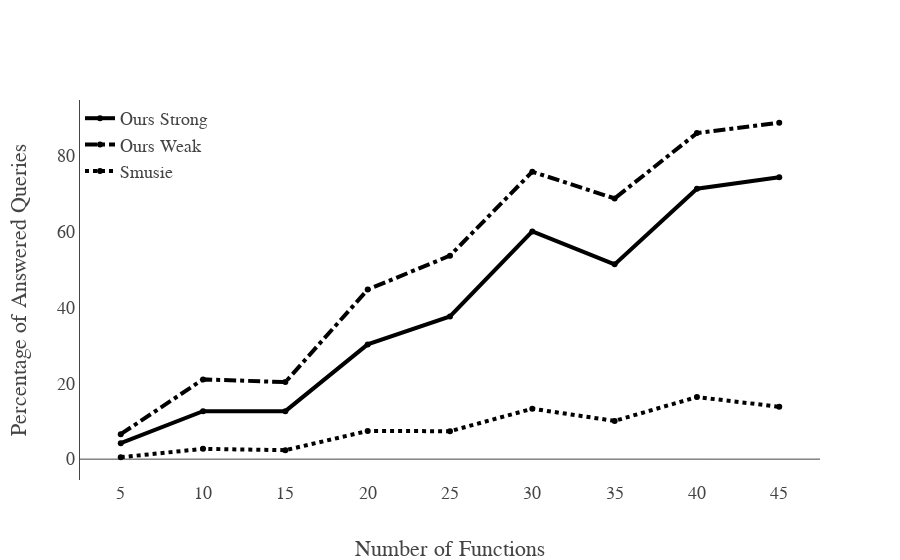

The code cell stored with this chart in its notebook:
### Code cell
layout = Layout(
  #  title='Comparisation Performance With Rule Order Optimization',
    font=dict(family='Latin Modern Math', size=6*3),
    xaxis=dict(
        title='Number of Functions',
        autorange=True,
        showgrid=False,
        zeroline=False,
        showline=False,
        autotick=True,
        ticks='',
        showticklabels=True
    ),
    yaxis=dict(
        title='Percentage of Answered Queries',
        autorange=True,
        showgrid=False,
        zeroline=True,
        showline=True,
        autotick=True,
        ticks='',
        showticklabels=True
    ),
    legend=dict(x=0, y=1)
)
fig = Figure(data=data, layout=layout)
iplot(fig)

### Figure 1 — Plotly figure (JSON) as saved in the notebook; plotly's stock layout.template omitted (floating-point values rounded to 4 significant figures)
{"data": [{"line": {"color": "rgb(0, 0, 0)", "width": 4}, "name": "Ours Strong", "type": "scatter", "x": [5, 10, 15, 20, 25, 30, 35, 40, 45], "y": [4.214, 12.64, 12.64, 30.21, 37.57, 59.95, 51.29, 71.21, 74.21]}, {"line": {"color": "rgb(0, 0, 0)", "dash": "dashdot", "width": 4}, "name": "Ours Weak", "type": "scatter", "x": [5, 10, 15, 20, 25, 30, 35, 40, 45], "y": [6.571, 21, 20.29, 44.64, 53.57, 75.68, 68.64, 85.86, 88.57]}, {"line": {"color": "rgb(0, 0, 0)", "dash": "dot", "width": 4}, "name": "Smusie", "type": "scatter", "x": [5, 10, 15, 20, 25, 30, 35, 40, 45], "y": [0.5, 2.714, 2.357, 7.429, 7.357, 13.27, 10.07, 16.36, 13.79]}], "layout": {"font": {"family": "Latin Modern Math", "size": 18}, "legend": {"x": 0, "y": 1}, "xaxis": {"autorange": true, "autotick": true, "showgrid": false, "showline": false, "showticklabels": true, "ticks": "", "title": "Number of Functions", "zeroline": false}, "yaxis": {"autorange": true, "autotick": true, "showgrid": false, "showline": true, "showticklabels": true, "ticks": "", "title": "Percentage of Answered Queries", "zeroline": true}}}
